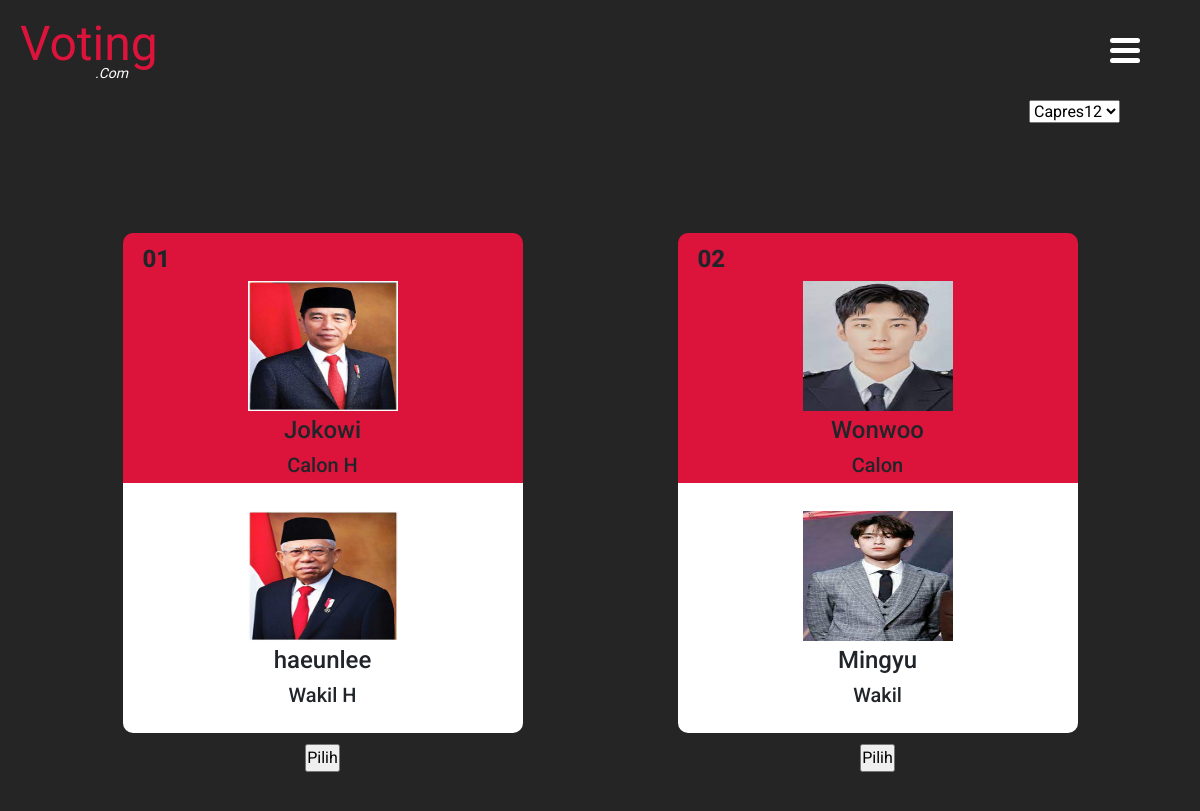
Before: /user/vote.php with the older database file.
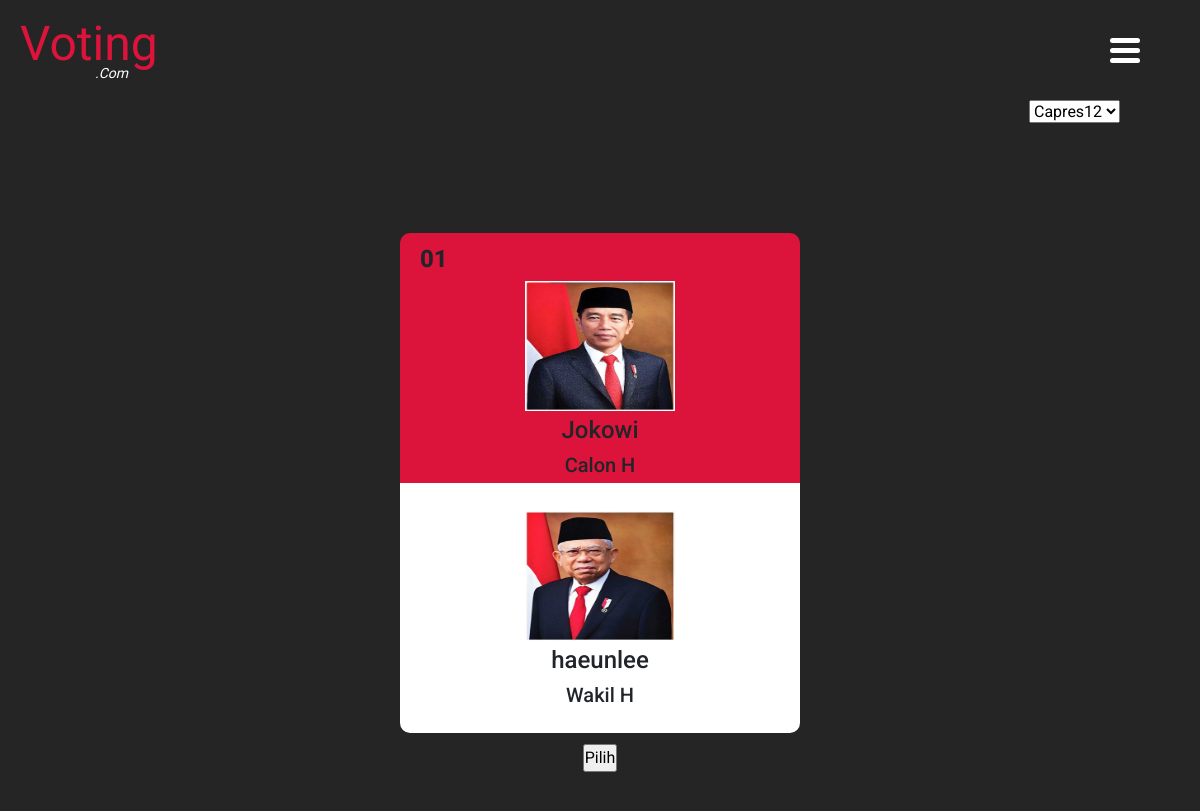
After: the same page with the newer database file.
### tables this page shows
CREATE TABLE `candidate` (
  `id` int(11) NOT NULL,
  `foto_calon` varchar(100) NOT NULL,
  `nama_calon` varchar(100) NOT NULL,
  `nama_jabatan` varchar(100) DEFAULT NULL,
  `foto_wakil` varchar(100) DEFAULT NULL,
  `nama_wakil` varchar(100) NOT NULL,
  `voting_name` varchar(100) NOT NULL,
  `visi` varchar(1000) DEFAULT NULL,
  `misi` varchar(100) NOT NULL,
  `partai` varchar(100) NOT NULL
);

### user/vote.php (the view, shortened to what this page needs)
<?php
    include "../component/php/connect.php";
    if (isset($_GET['category'])){
        $category = $_GET['category'];
    } else {
        $category ='PILPRES2023';
    }
?>
<!DOCTYPE html>
<html lang="en">
<head>
    <?php include "../component/php/head.php";?>
    <link rel="stylesheet" href="../component/style/votingPage.css">
</head>
<body>
<?php
require_once("../component/php/navbar.php");
 ?>
    <div class="dropdown">
    <form method="get" id="form">
        <select id="" class="dropdown select" name="category"  onchange="this.form.submit()" required>
        <?php
        $currentDate = date('Y-m-d');
        $query ="SELECT nama FROM category WHERE status ='Active' AND start_tggl <= '$currentDate' AND end_tggl >= '$currentDate'";
        $show_category = $connect->prepare($query);
        $show_category -> execute();
        if ($show_category->rowCount()>0) {
        while($fetch_category = $show_category->fetch(PDO::FETCH_ASSOC)){
        $fetch_category = implode($fetch_category);
        ?>
        <option <?php if (isset($category) && $category == "$fetch_category") echo "selected" ?> value="<?=$fetch_category?>"><?=$fetch_category?></option>
        <?php
        }
        }
        ?>
        </select>
    </form>
    </div>
    <main>
        <div class="main-container">
                <?php
                    if($category==''){
                        ?>
                        <div class="container-duplicate">
                        <form action="" method="post">
                        <div class="up">
                        <input type="hidden" name="candidate_id" value="<?= $fetch_candidates['id'];?>">
                        <img src="../img/candidate/baner111.png" alt="">
                        </div>
                        <div class="down">
                        </div>
                        </form></div>
                        <?php
                    } else {
                    $query ="SELECT * FROM candidate WHERE voting_name = '$category'";
                    $show_candidates = $connect->prepare($query);
                    $show_candidates -> execute();
                    $index=1;
                    if($show_candidates->rowCount() > 0) {
                        while($fetch_candidates = $show_candidates->fetch(PDO::FETCH_ASSOC)) {
                        ?>
                        <div class="container-duplicate">
                        <form action="" method="post">
                        <div class="up">
                        <div style="display:flex; justify-content:flex-start; padding-top:10px; width:90%; height:40px;">
                            <p style="font-size:1.5em; font-weight:800;">0<?=$index?></p>
                        </div>
                        <img src="../img/candidate/<?=$fetch_candidates['foto_calon']?>" alt="">
                        <h4><?=$fetch_candidates['nama_calon']?></h4>
                        <h5>Calon <?=$fetch_candidates['nama_jabatan']?></h5>
                        </div>
                        <div class="down">
                        <img src="../img/candidate/<?=$fetch_candidates['foto_wakil']?>" alt="">
                        <h4><?=$fetch_candidates['nama_wakil']?></h4>
                        <h5>Wakil <?=$fetch_candidates['nama_jabatan']?></h5>
                        </div>
                        <div class="btn">
                        <input type="submit" value="Pilih" name="vote" onclick="return confirm('Are you sure?')">
                        </div>
                        </form></div>
                        <?php
                        $index++;
                        }
                    }
                }
                ?>
        </div>
    </main>
</body>
</html>

Changed rows visible on the page:
no longer on this page (row edited): candidate: foto_calon (picture), nama_calon "Wonwoo", foto_wakil (picture), nama_wakil "Mingyu"
